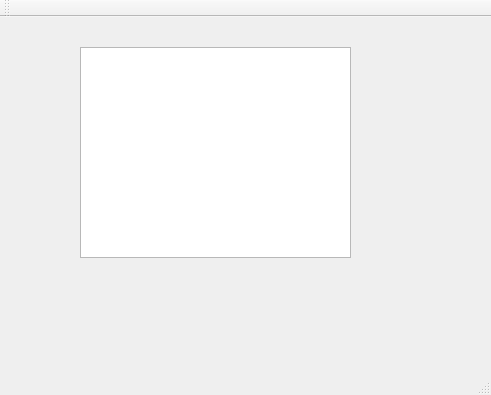
<?xml version="1.0" encoding="UTF-8"?>
<ui version="4.0">
 <class>MainWindow</class>
 <widget class="QMainWindow" name="MainWindow">
  <property name="geometry">
   <rect>
    <x>0</x>
    <y>0</y>
    <width>491</width>
    <height>395</height>
   </rect>
  </property>
  <property name="windowTitle">
   <string>MainWindow</string>
  </property>
  <widget class="QWidget" name="centralWidget">
   <widget class="QTextEdit" name="textEdit">
    <property name="geometry">
     <rect>
      <x>80</x>
      <y>30</y>
      <width>271</width>
      <height>211</height>
     </rect>
    </property>
   </widget>
  </widget>
  <widget class="QMenuBar" name="menuBar">
   <property name="geometry">
    <rect>
     <x>0</x>
     <y>0</y>
     <width>491</width>
     <height>26</height>
    </rect>
   </property>
  </widget>
  <widget class="QToolBar" name="mainToolBar">
   <attribute name="toolBarArea">
    <enum>TopToolBarArea</enum>
   </attribute>
   <attribute name="toolBarBreak">
    <bool>false</bool>
   </attribute>
  </widget>
  <widget class="QStatusBar" name="statusBar"/>
 </widget>
 <layoutdefault spacing="6" margin="11"/>
 <resources/>
 <connections/>
</ui>
